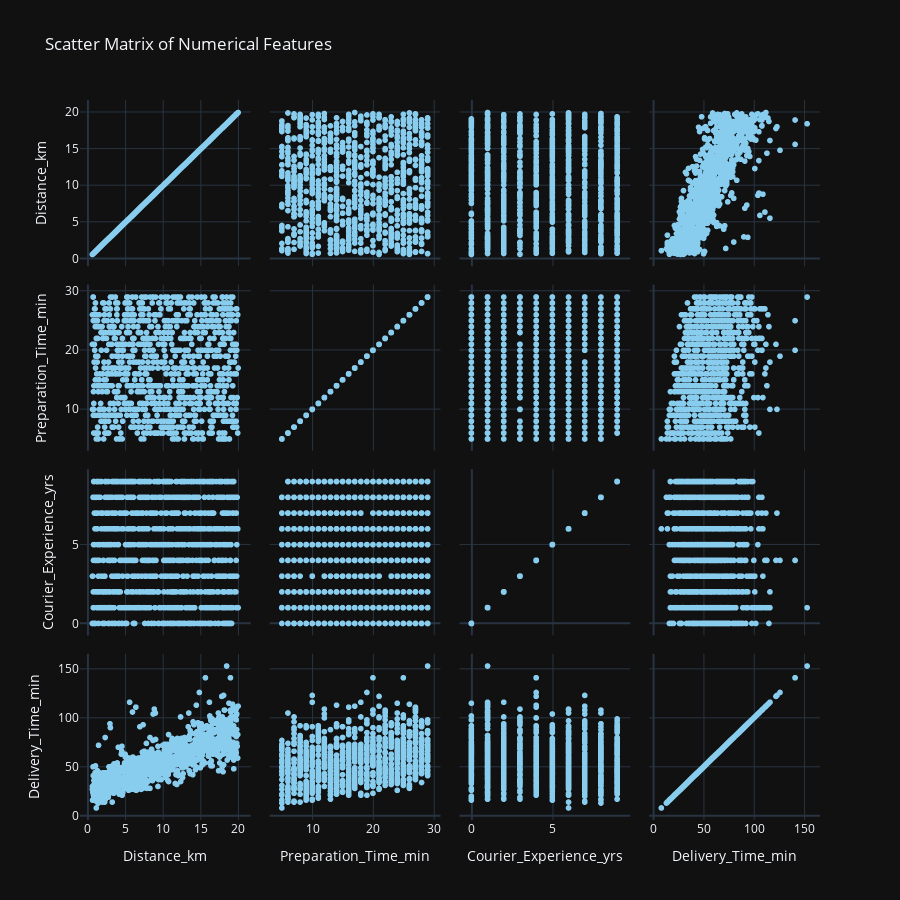

This figure's notebook cell:
### Code cell
fig_pairplot = px.scatter_matrix(
    data_frame = num_df,
    title = 'Scatter Matrix of Numerical Features',
    height = 900,
    template = 'plotly_dark',
    color_discrete_sequence = px.colors.qualitative.Safe,
)
fig_pairplot.show()

### Figure 1 — Plotly figure (JSON) as saved in the notebook; plotly's stock layout.template omitted (floating-point values rounded to 4 significant figures; data arrays with more than 128 entries replaced by an {"elided": "..."} marker saying what was removed)
{"data": [{"dimensions": [{"axis": {"matches": true}, "label": "Distance_km", "values": {"elided": "1000 float values"}}, {"axis": {"matches": true}, "label": "Preparation_Time_min", "values": {"elided": "1000 int values"}}, {"axis": {"matches": true}, "label": "Courier_Experience_yrs", "values": {"elided": "1000 float values"}}, {"axis": {"matches": true}, "label": "Delivery_Time_min", "values": {"elided": "1000 int values"}}], "hovertemplate": "%{xaxis.title.text}=%{x}<br>%{yaxis.title.text}=%{y}<extra></extra>", "legendgroup": "", "marker": {"color": "rgb(136, 204, 238)", "symbol": "circle"}, "name": "", "showlegend": false, "type": "splom"}], "layout": {"dragmode": "select", "height": 900, "legend": {"tracegroupgap": 0}, "title": {"text": "Scatter Matrix of Numerical Features"}}}
